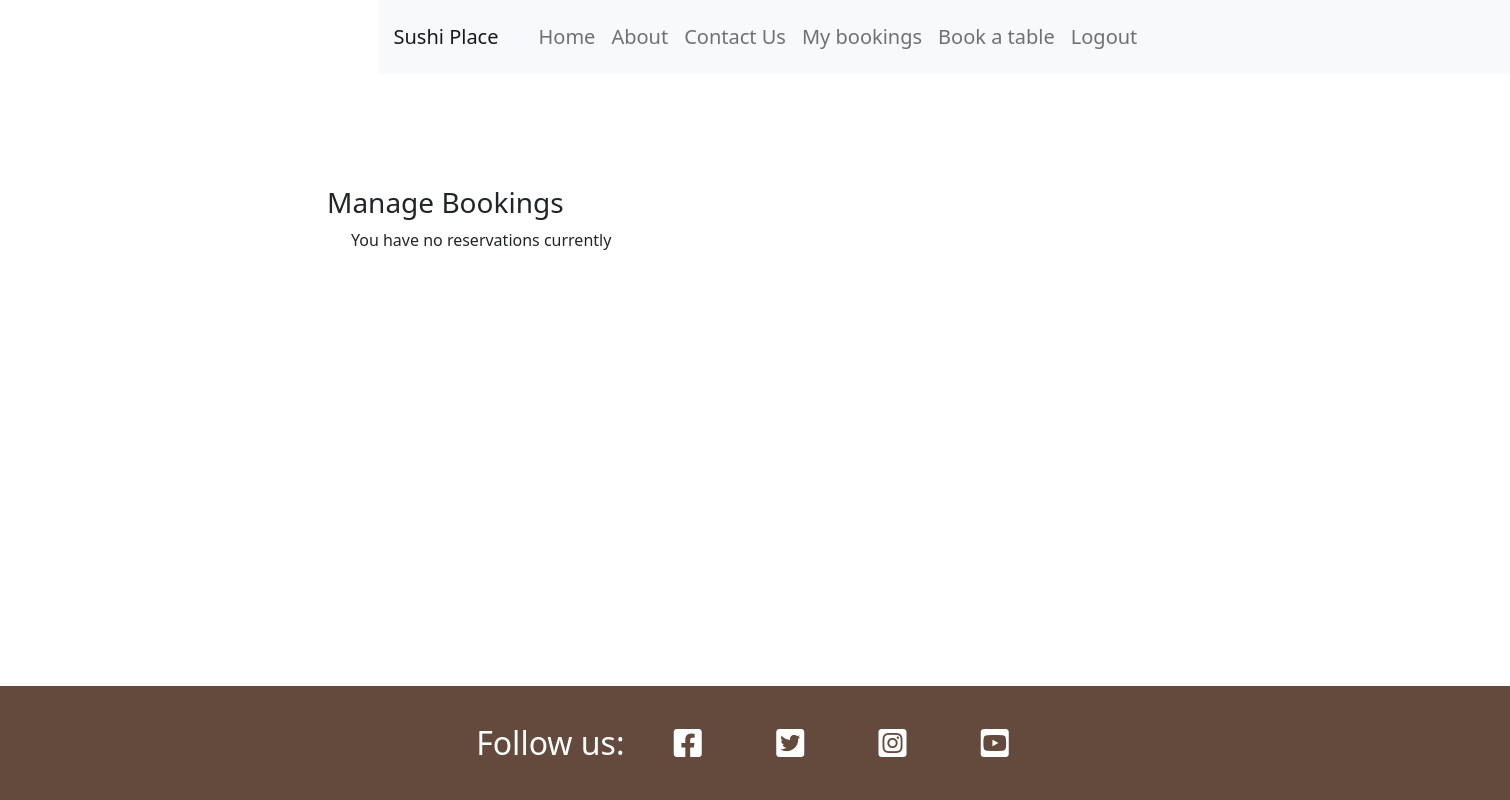
Page /my_bookings/ (signed in) on the earlier database version.
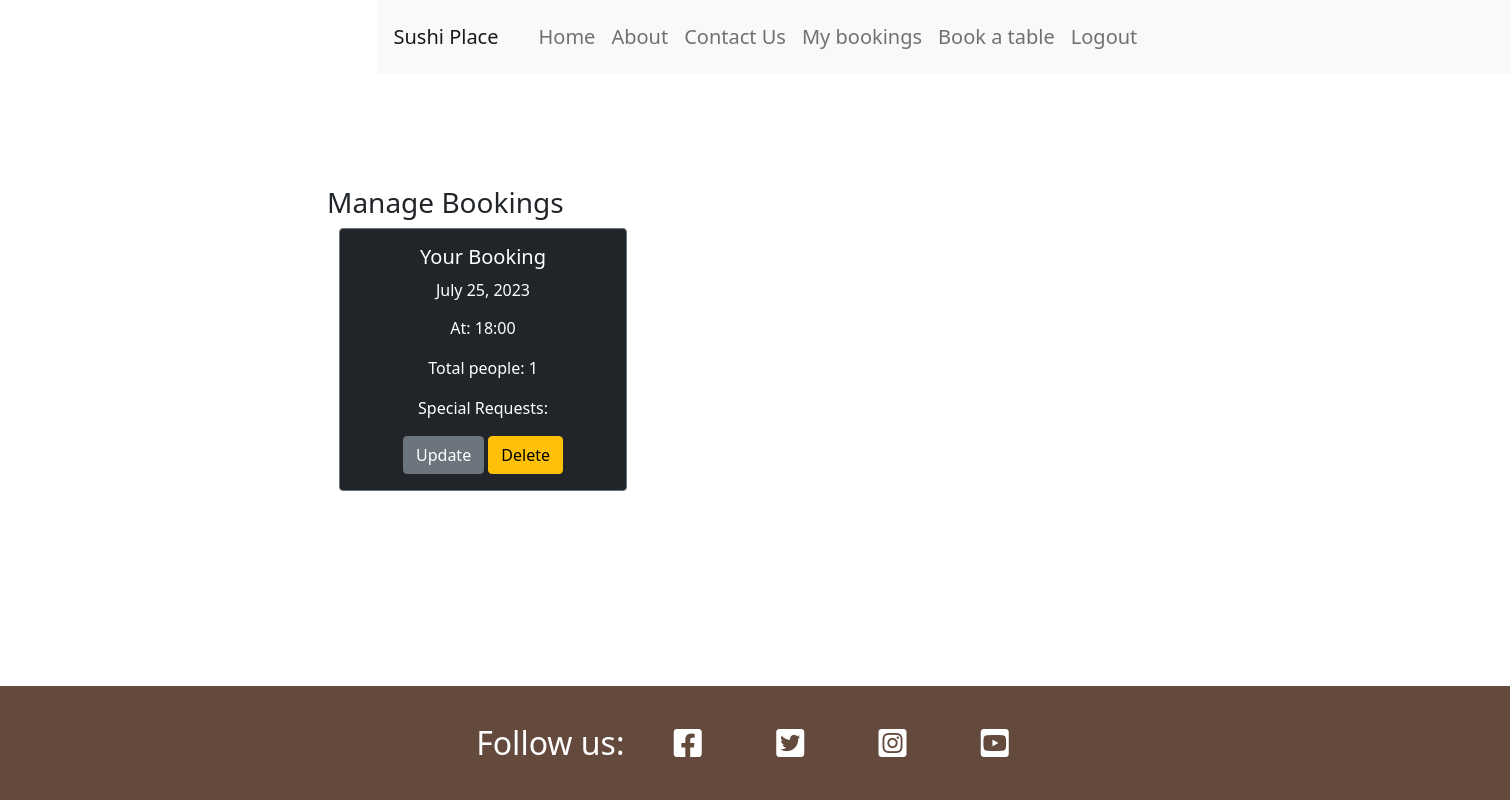
Same page on the later database version.
### RestaurantBookingApp/models.py (models this page shows, shortened)
class Reservation(models.Model):
    TIME_OPTIONS = (
        ('11:00', '11:00'),
        ('11:30', '11:30'),
        ('12:00', '12:00'),
        ('12:30', '12:30'),
        ('13:00', '13:00'),
        ('13:30', '13:30'),
        ('14:00', '14:00'),
        ('14:30', '14:30'),
        ('15:00', '15:00'),
        ('15:30', '15:30'),
        ('16:00', '16:00'),
        ('16:30', '16:30'),
        ('17:00', '17:00'),
        ('17:30', '17:30'),
        ('18:00', '18:00'),
        ('18:30', '18:30'),
        ('19:00', '19:00'),
        ('19:30', '19:30'),
        ('20:00', '20:00'),
    )
    user = models.ForeignKey(User, on_delete=models.CASCADE, related_name="user_booking")
    first_name = models.CharField("First name", max_length=20)
    last_name = models.CharField("Last name", max_length=30)
    email = models.EmailField(null=True)
    phone_number = models.IntegerField(blank=True, null=True)
    guests = models.IntegerField("Number of people")
    date = models.DateField()
    time = models.CharField("Arrival time", max_length=30, choices=TIME_OPTIONS, default="18:00")
    additional_info = models.TextField(default="Additional Info (special requests, allergies etc.)", blank=True, null=True)
    class Meta:
        ordering = ['-date']

### RestaurantBookingApp/views.py (the view)
# urls.py: path('my_bookings/', views.my_bookings_page, name = 'my_bookings_page'),
def my_bookings_page(request):
    if request.user.is_authenticated:
        bookings = Reservation.objects.filter(user=request.user)
        context = {
            'bookings': bookings
        }
        return render(request, 'mybookings.html', context)
    else:
        return redirect('../account/signup')

### templates/mybookings.html
{% extends "base.html" %}
{% block content %}
<section>
  <div class="container height mt-5 pt-5">
    <div class="row">
      <div class="col-md-8 mt-3 offset-md-2">
        <h3>Manage Bookings</h3>
        <div class="container">
          <div class="row">
            {% for booking in bookings %}
            <div class="card text-white bg-dark text-center border-secondary" style="width: 18rem;">
              <div class="card-body">
                <h5 class="card-title mb-3">Your Booking</h5>
                <h6 class="card-subtitle text-white">{{ booking.date }}</h6>
                <p class="card-text">
                  <p>At: {{ booking.time }}</p>
                  <p>Total people: {{ booking.guests }}</p>
                  <p>Special Requests: {{ booking.additional_info }}</p>
                </p>
                <a href="/edit/{{booking.id}}" class="btn btn-secondary">Update</a>
                <a href="/delete/{{booking.id}}" class="btn btn-warning">Delete</a>
              </div>
            </div>
            {% empty %} <p>You have no reservations currently</p>
            {% endfor %}
          </div>
        </div>
      </div>
    </div>
  </div>
</section>
{% endblock %}

Differences in the rows shown:
added Reservation: date "July 25, 2023", time "18:00", guests "1"
Other differences:
text no longer shown: "You have no reservations currently"
